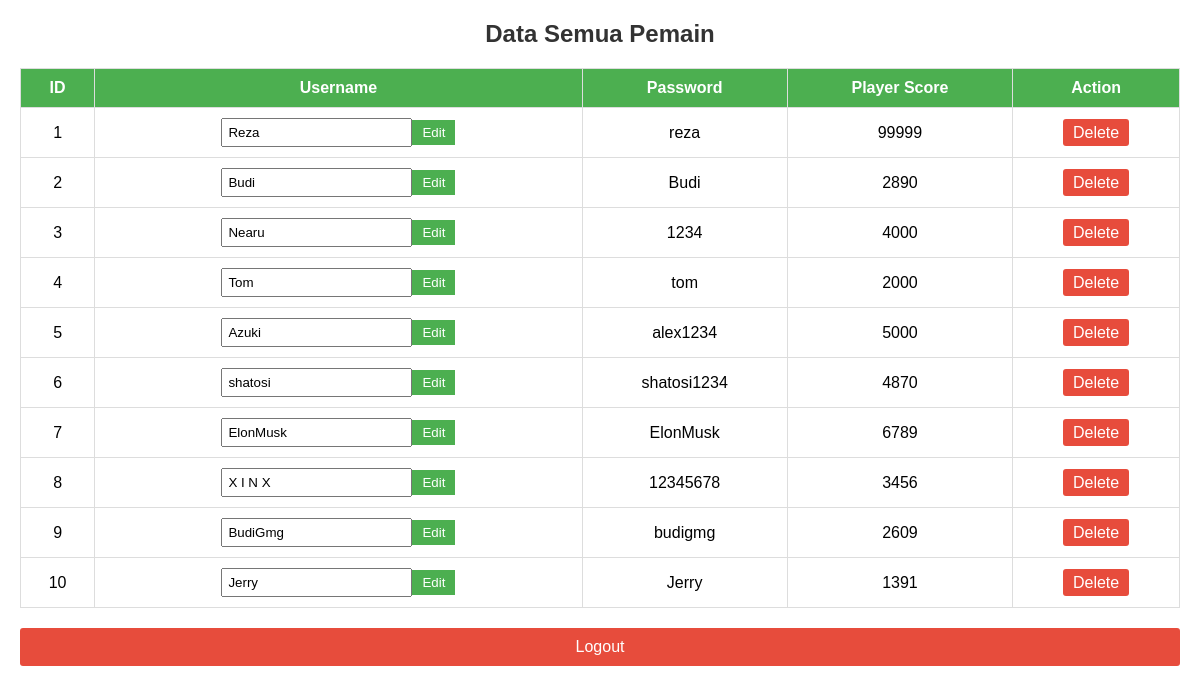
The page /developer_dashboard.php on the database its author committed.
### tables this page shows
CREATE TABLE IF NOT EXISTS `tbplayer` (
  `id` int(15) NOT NULL AUTO_INCREMENT,
  `username` varchar(50) NOT NULL,
  `password` varchar(20) NOT NULL,
  `player_score` int(50) NOT NULL,
  PRIMARY KEY (`id`)
);

### developer_dashboard.php (the view, shortened to what this page needs)
<?php
include "koneksi.php";
$allPlayersResult = mysqli_query($kon, "SELECT * FROM tbplayer");
if ($allPlayersResult) {
    ?>
    <!DOCTYPE html>
    <html lang="en">
    <head>
    </head>
    <body>
        <h2>Data Semua Pemain</h2>
            <table border='1'>
            <tr>
                <th>ID</th>
                <th>Username</th>
                <th>Password</th>
                <th>Player Score</th>
                <th>Action</th>
            </tr>
            <?php
            while ($playerRow = mysqli_fetch_assoc($allPlayersResult)) {
                $playerID = $playerRow['id'];
                $playerUsername = $playerRow['username'];
                $playerPassword = $playerRow['password'];
                $playerScore = $playerRow['player_score'];
                echo "<tr>";
                echo "<td>$playerID</td>";
                echo "<td>";
                echo "<form method='post' action='?action=edit&id=$playerID'>";
                echo "<input type='text' name='newName' value='$playerUsername'>";
                echo "<button type='submit'>Edit</button>";
                echo "</form>";
                echo "</td>";
                echo "<td>$playerPassword</td>";
                echo "<td>$playerScore</td>";
                echo "<td><a class='delete-link' href='?action=delete&id=$playerID'>Delete</a></td>";
                echo "</tr>";
            }
            ?>
        </table>
        <a class="logout-link" href="index.php">Logout</a>
    </body>
    </html>
    <?php
} else {
    echo "<p style='color: red;'>Gagal mengambil data pemain dari database! Error: " . mysqli_error($kon) . "</p>";
}
?>

### developer_dashboard.php (style rules this page uses)
body { font-family: 'Arial', sans-serif; margin: 20px; }
h2 { color: #333; text-align: center; }
table { width: 100%; border-collapse: collapse; margin-top: 20px; }
th, td { border: 1px solid #ddd; padding: 10px; text-align: center; }
th { background-color: #4CAF50; color: white; }
form { display: flex; align-items: center; justify-content: center; }
input[type="text"] { padding: 5px; }
button { padding: 5px 10px; background-color: #4CAF50; color: white; border: none; cursor: pointer; }
.delete-link { color: #fff; background-color: #e74c3c; padding: 5px 10px; text-decoration: none; border-radius: 3px; }
.logout-link { display: block; text-align: center; margin-top: 20px; padding: 10px; background-color: #e74c3c; color: #fff; text-decoration: none; border-radius: 3px; }

### rows shown on the page
tbplayer: id "1", newName "Reza", password "reza", player_score "99999"
tbplayer: id "2", newName "Budi", password "Budi", player_score "2890"
tbplayer: id "3", newName "Nearu", password "1234", player_score "4000"
tbplayer: id "4", newName "Tom", password "tom", player_score "2000"
tbplayer: id "5", newName "Azuki", password "alex1234", player_score "5000"
tbplayer: id "6", newName "shatosi", password "shatosi1234", player_score "4870"
tbplayer: id "7", newName "ElonMusk", password "ElonMusk", player_score "6789"
tbplayer: id "8", newName "X I N X", password "12345678", player_score "3456"
tbplayer: id "9", newName "BudiGmg", password "budigmg", player_score "2609"
tbplayer: id "10", newName "Jerry", password "Jerry", player_score "1391"
